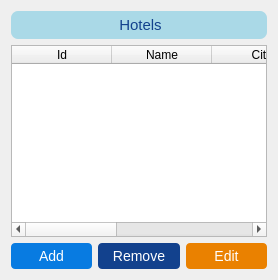
      <widget class="QWidget" name="hotelsPage">
       <layout class="QGridLayout" name="gridLayout_7">
        <item row="2" column="2">
         <widget class="QPushButton" name="editHotelBtn">
          <property name="styleSheet">
           <string notr="true">QPushButton{
color:#fff;
border: 0px;
font-size: 14px;
padding: 5px;
background-color:rgb(234, 129, 0);
border-radius: 4px;
}

QPushButton:hover{
background-color:rgb(240, 168, 0);
}</string>
          </property>
          <property name="text">
           <string>Edit</string>
          </property>
         </widget>
        </item>
        <item row="2" column="1">
         <widget class="QPushButton" name="removeHotelBtn">
          <property name="styleSheet">
           <string notr="true">QPushButton{
color:#fff;
border: 0px;
font-size: 14px;
padding: 5px;
background-color: rgb(18, 65, 141);
border-radius: 4px;
}

QPushButton:hover{
background-color: rgb(47, 142, 228);
}</string>
          </property>
          <property name="text">
           <string>Remove</string>
          </property>
         </widget>
        </item>
        <item row="1" column="0" colspan="3">
         <widget class="QTableWidget" name="hotelTableWidget">
          <column>
           <property name="text">
            <string>Id</string>
           </property>
          </column>
          <column>
           <property name="text">
            <string>Name</string>
           </property>
          </column>
          <column>
           <property name="text">
            <string>City</string>
           </property>
          </column>
          <column>
           <property name="text">
            <string>Adress</string>
           </property>
          </column>
          <column>
           <property name="text">
            <string>Price Per Person</string>
           </property>
          </column>
         </widget>
        </item>
        <item row="2" column="0">
         <widget class="QPushButton" name="addHotelBtn">
          <property name="styleSheet">
           <string notr="true">QPushButton{
color:#fff;
border: 0px;
font-size: 14px;
padding: 5px;
background-color: rgb(8, 123, 225);
border-radius: 4px;
}

QPushButton:hover{
background-color: rgb(47, 142, 228);
}</string>
          </property>
          <property name="text">
           <string>Add</string>
          </property>
         </widget>
        </item>
        <item row="0" column="0" colspan="3">
         <widget class="QLabel" name="label_5">
          <property name="styleSheet">
           <string notr="true">background-color:rgb(170, 217, 231);
padding: 5px;
border-radius: 7px;</string>
          </property>
          <property name="text">
           <string>&lt;html&gt;&lt;head/&gt;&lt;body&gt;&lt;p align=&quot;center&quot;&gt;&lt;span style=&quot; font-size:11pt; color:#12418d;&quot;&gt;Hotels&lt;/span&gt;&lt;/p&gt;&lt;/body&gt;&lt;/html&gt;</string>
          </property>
         </widget>
        </item>
       </layout>
      </widget>
